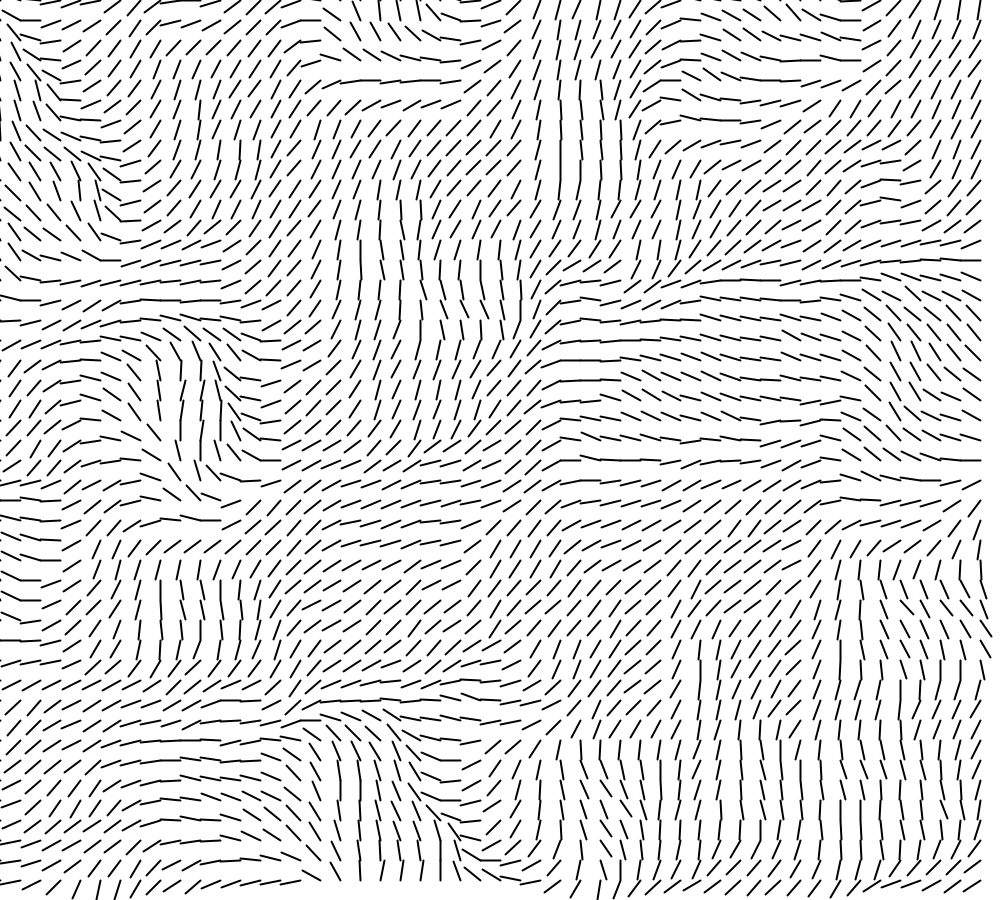
Frame 1 (no input)
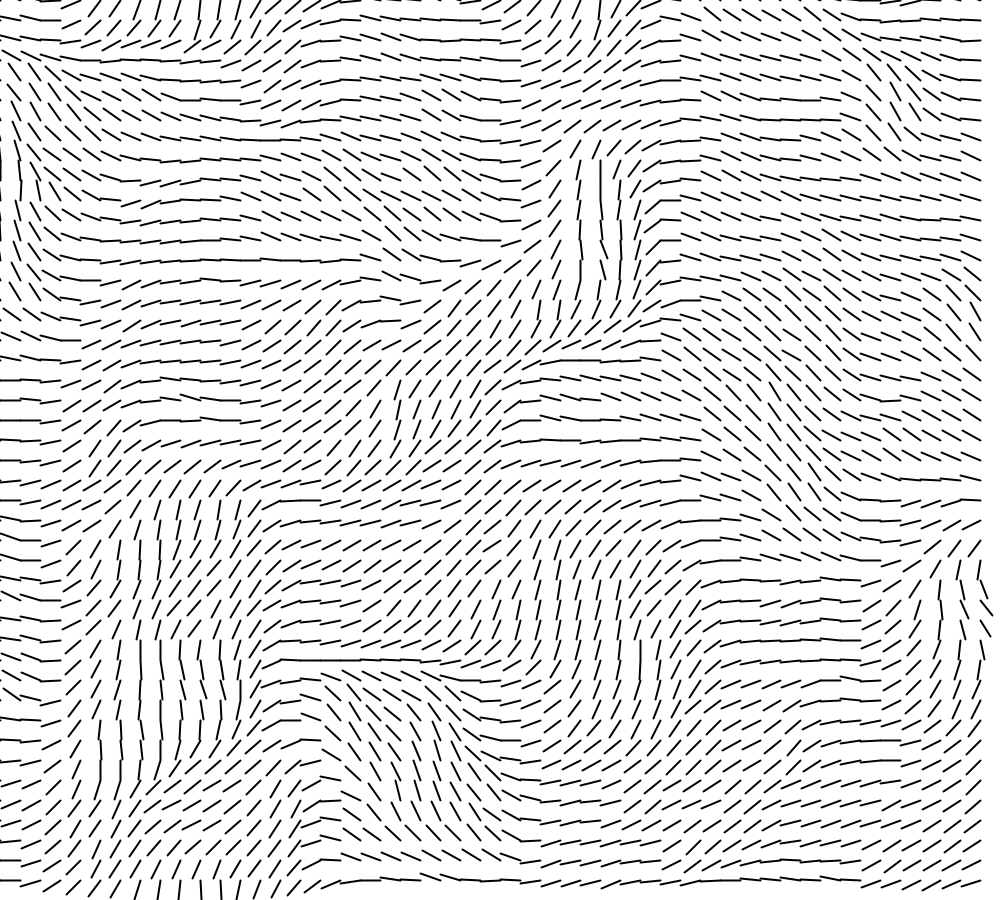
Frame 60 (the mouse pressed at the canvas centre just before this capture)
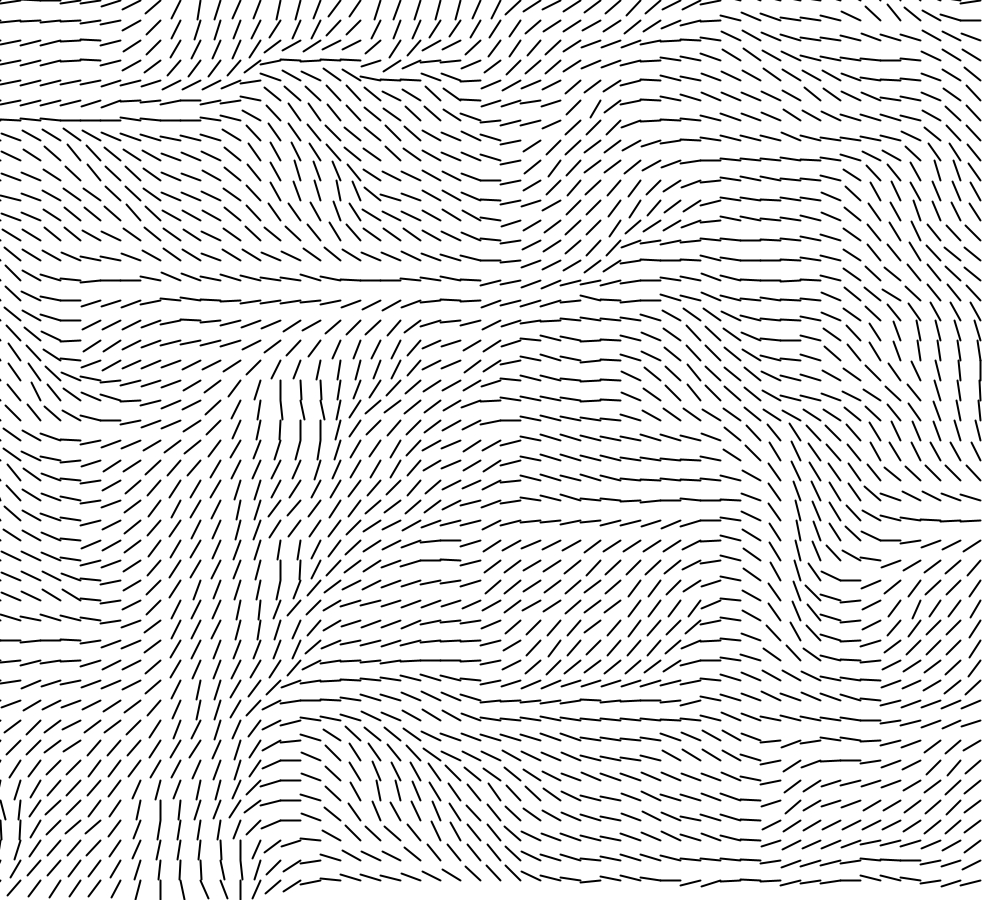
Frame 120 (the mouse held since frame 60 and released just before this capture)

The Processing sketch that drew these frames (run headless with seeded random() and noise(); from frame 60 on, the mouse is pressed at the canvas centre):

// Processing sketch: vectorfield
// ── vectorfield.pde
int cols, rows;
int scl = 20;
float zoff = 0;
float scaleSpeed = 0.01;
color lineColor;
String[] flowDirections = {"horizontal", "vertical", "diagonal"};
int currentFlowDirection = 0;

void setup() {
  size(1000, 900);
  cols = floor(width / scl);
  rows = floor(height / scl);
  lineColor = color(0);
  
  createControlButtons();
}

void draw() {
  background(255);
  float yOffset = 0;
  for (int y = 0; y < rows; y++) {
    float xOffset = 0;
    for (int x = 0; x < cols; x++) {
      float angle = 0; // Initialize angle with a default value
      if (flowDirections[currentFlowDirection].equals("horizontal")) {
        angle = noise(xOffset, yOffset, zoff) * TWO_PI;
      } else if (flowDirections[currentFlowDirection].equals("vertical")) {
        angle = noise(yOffset, xOffset, zoff) * TWO_PI;
      } else if (flowDirections[currentFlowDirection].equals("diagonal")) {
        angle = noise(xOffset, xOffset, zoff) * TWO_PI;
      }
      PVector v = PVector.fromAngle(angle);
      stroke(lineColor);
      strokeWeight(2);
      pushMatrix();
      translate(x * scl, y * scl);
      rotate(v.heading());
      line(0, 0, scl, 0);
      popMatrix();
      xOffset += 0.1;
    }
    yOffset += 0.1;
  }
  zoff += scaleSpeed;
}

// Buttons creation
void createControlButtons() {
  println("Controls:");
  println("'1' - Increase Scale Speed");
  println("'2' - Decrease Scale Speed");
  println("'3' - Change Line Color");
  println("'4' - Change Flow Direction");
}

void keyPressed() {
  if (key == '1') {
    increaseScaleSpeed();
  } else if (key == '2') {
    decreaseScaleSpeed();
  } else if (key == '3') {
    changeLineColor();
  } else if (key == '4') {
    changeFlowDirection();
  }
}

void increaseScaleSpeed() {
  scaleSpeed += 0.005;
}

void decreaseScaleSpeed() {
  scaleSpeed -= 0.005;
  scaleSpeed = max(scaleSpeed, 0);
}

void changeLineColor() {
  lineColor = color(random(255), random(255), random(255));
}

void changeFlowDirection() {
  currentFlowDirection = (currentFlowDirection + 1) % flowDirections.length;
}
